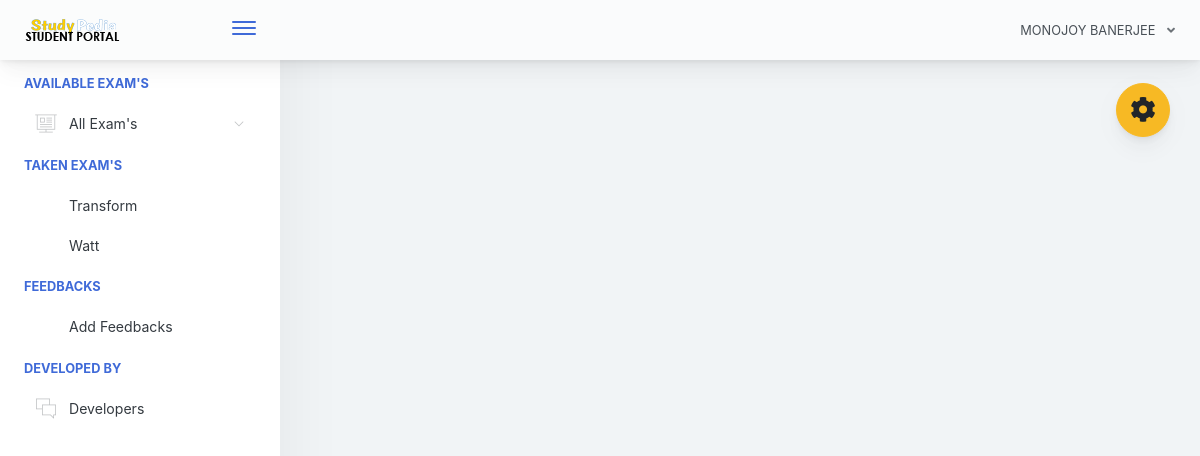
Page /home.php (signed in) on the committed database.
### tables this page shows
CREATE TABLE `examinee_tbl` (
  `exmne_id` int(11) NOT NULL,
  `exmne_fullname` varchar(1000) NOT NULL,
  `exmne_course` varchar(1000) NOT NULL,
  `exmne_gender` varchar(1000) NOT NULL,
  `exmne_birthdate` varchar(1000) NOT NULL,
  `exmne_year_level` varchar(1000) NOT NULL,
  `exmne_email` varchar(1000) NOT NULL,
  `exmne_password` varchar(1000) NOT NULL,
  `exmne_status` varchar(1000) NOT NULL DEFAULT 'active'
);

CREATE TABLE `exam_tbl` (
  `ex_id` int(11) NOT NULL,
  `cou_id` int(11) NOT NULL,
  `ex_title` varchar(1000) NOT NULL,
  `ex_time_limit` varchar(1000) NOT NULL,
  `ex_questlimit_display` int(11) NOT NULL,
  `ex_description` varchar(1000) NOT NULL,
  `ex_created` timestamp NOT NULL DEFAULT current_timestamp() ON UPDATE current_timestamp()
);

### query/selectData.php (called while the page is built, shortened)
<?php
$exmneId = $_SESSION['examineeSession']['exmne_id'];
$selExmneeData = $conn->query("SELECT * FROM examinee_tbl WHERE exmne_id='$exmneId' ")->fetch(PDO::FETCH_ASSOC);
 ?>

### includes/header.php (shortened to what this page needs)
<?php
  include("conn.php");
  include("query/selectData.php");
 ?>
<!doctype html>
<html lang="en">
<head>
    <link href="./main.css" rel="stylesheet">
    <link href="css/sweetalert.css" rel="stylesheet">
</head>
<body id="body">
    <div class="app-container app-theme-white body-tabs-shadow fixed-sidebar fixed-header">
        <div class="app-header header-shadow">
            <div class="app-header__logo">
                <a href="home.php"><div class="logo-src"></div></a>
                <div class="header__pane ml-auto">
                    <div>
                        <button type="button" class="hamburger close-sidebar-btn hamburger--elastic" data-class="closed-sidebar">
                            <span class="hamburger-box">
                                <span class="hamburger-inner"></span>
                            </span>
                        </button>
                    </div>
                </div>
            </div>
                <div class="app-header__content">
                <div class="app-header-right">
                    <div class="header-btn-lg pr-0">
                        <div class="widget-content p-0">
                            <div class="widget-content-wrapper">
                                <div class="widget-content-left">
                                    <div class="btn-group">
                                        <a data-toggle="dropdown" aria-haspopup="true" aria-expanded="false" class="p-0 btn">
                                            <?php
                                                echo strtoupper($selExmneeData['exmne_fullname']);
                                             ?>
                                            <i class="fa fa-angle-down ml-2 opacity-8"></i>
                                        </a>
                                    </div>
                                </div>
                            </div>
                        </div>
                    </div>        </div>
            </div>
        </div>

### includes/sidebar.php (shortened to what this page needs)
<div class="app-sidebar sidebar-shadow">
        <div class="scrollbar-sidebar">
        <div class="app-sidebar__inner">
            <ul class="vertical-nav-menu">
                <li class="app-sidebar__heading">AVAILABLE EXAM'S</li>
                <li>
                <a href="#">
                     <i class="metismenu-icon pe-7s-display2"></i>
                     All Exam's
                    <i class="metismenu-state-icon pe-7s-angle-down caret-left"></i>
                </a>
                </li>
                 <li class="app-sidebar__heading">TAKEN EXAM'S</li>
                <li>
                  <?php
                    $selTakenExam = $conn->query("SELECT * FROM exam_tbl et INNER JOIN exam_attempt ea ON et.ex_id = ea.exam_id WHERE exmne_id='$exmneId' ORDER BY ea.examat_id  ");
                    if($selTakenExam->rowCount() > 0)
                    {
                        while ($selTakenExamRow = $selTakenExam->fetch(PDO::FETCH_ASSOC)) { ?>
                            <a href="home.php?page=result&id=<?php echo $selTakenExamRow['ex_id']; ?>" >
                                <?php echo $selTakenExamRow['ex_title']; ?>
                            </a>
                        <?php }
                    }
                    else
                    { ?>
                        <a href="#" class="pl-3">You are not taking exam yet</a>
                    <?php }
                   ?>
                </li>
                <li class="app-sidebar__heading">FEEDBACKS</li>
                <li>
                    <a href="#" data-toggle="modal" data-target="#feedbacksModal" >
                        Add Feedbacks
                    </a>
                </li>
                <li class="app-sidebar__heading">DEVELOPED BY</li>
                                <li>
                                    <a href="home.php?page=develop">
                                        <i class="metismenu-icon pe-7s-chat">
                                        </i>Developers
                                    </a>
                                </li>
            </ul>
        </div>
    </div>
</div>

### rows in the picture
examinee_tbl: exmne_fullname "MONOJOY BANERJEE"
exam_tbl: ex_title "Transform"
exam_tbl: ex_title "Watt"
